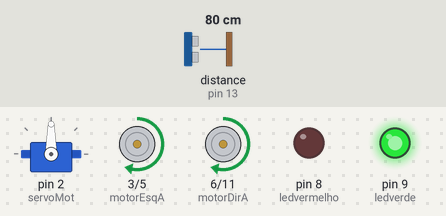
A sketch run on a simulated Arduino Uno, built with avr-gcc and run on an emulated ATmega328P. Parts: servo, motor-driver pin pairs drawn as motors (green arrow = first pin HIGH = forward, orange = second pin HIGH = backward, longer = more drive), output pins drawn as LEDs (lit = HIGH). The inputs (shaded band) are chosen by the test bench; at power-on: distance to the obstacle (sensor on pin 13) 80 cm. The echo pulse lasts 58.3 µs per cm.

Above: at 1.2 s.
1.3 s: distance to the obstacle (sensor on pin 13) set to 16 cm
2.8 s: distance to the obstacle (sensor on pin 13) set to 13 cm
At 3.6 s:
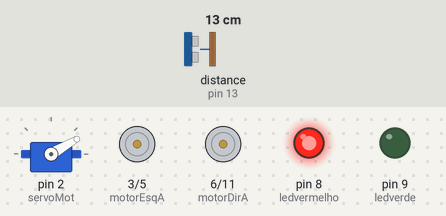
5.8 s: distance to the obstacle (sensor on pin 13) set to 18 cm
At 6.7 s:
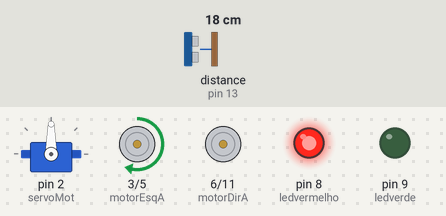
8.4 s: distance to the obstacle (sensor on pin 13) set to 2 cm
At 10.2 s:
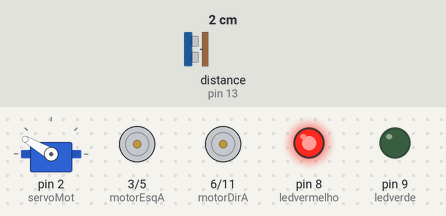
Timing chart, 0 to 12.4 s (numbered marks = the images above; inputs shaded):
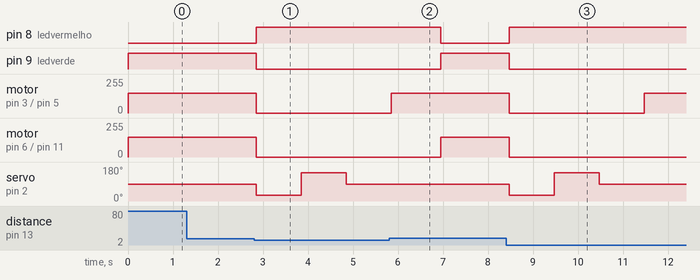

Measured:
- the behaviour switches between 15 and 14 cm on distance to the obstacle (sensor on pin 13) (found by bisection; images 0 and 1)
- after the input at 1.3 s, every drawn part: stays the same
- after the input at 2.8 s, pin 8 (ledvermelho): LOW → HIGH at once; pin 9 (ledverde): HIGH → LOW at once; motor on pin 3 (motorEsqA) / pin 5 (motorEsqB), motor on pin 6 (motorDirA) / pin 11 (motorDirB): forward 150/255 → stopped at once; servo on pin 2 (servoMot): 90° → 30° at once, → 150° 1.0 s later, → 90° 1.0 s later
- after the input at 5.8 s, pin 8 (ledvermelho): HIGH → LOW after 1.1 s; pin 9 (ledverde): LOW → HIGH after 1.1 s
- after the input at 8.4 s, pin 8 (ledvermelho): LOW → HIGH after 0.07 s; pin 9 (ledverde): HIGH → LOW after 0.07 s

The sketch:

RoboCar.ino
```cpp
#include <Servo.h>
#include <NewPing.h>

Servo servoMot;

int trigPin = 12;
int echoPin = 13;
int MAX_DISTANCE = 15;

NewPing sonar(trigPin, echoPin, MAX_DISTANCE);

int anguloServo = 90;
int deltaAngulo = 60;

int motorEsqA = 3;
int motorEsqB = 5;
int motorDirA = 6;
int motorDirB = 11;

int velocidadeMotor = 150;

int ledverde = 9;
int ledvermelho = 8;

void setup() {
  servoMot.attach(2);

  pinMode(motorEsqA, OUTPUT);
  pinMode(motorEsqB, OUTPUT);
  pinMode(motorDirA, OUTPUT);
  pinMode(motorDirB, OUTPUT);

  pinMode(ledverde, OUTPUT);
  pinMode(ledvermelho, OUTPUT);

  servoMot.write(anguloServo);
}

void loop() {
  float distancia = sonar.ping_cm();

  if (distancia > 0 && distancia < MAX_DISTANCE) {
    pararMotores();
    digitalWrite(ledverde, LOW);
    digitalWrite(ledvermelho, HIGH);

    // Movimento do servo motor para os dois lados e verificação de obstáculos
    servoMot.write(anguloServo - deltaAngulo); // Girar para a esquerda
    delay(1000);
    float distanciaEsquerda = sonar.ping_cm(); // Verificar distância à esquerda

    servoMot.write(anguloServo + deltaAngulo); // Girar para a direita
    delay(1000);
    float distanciaDireita = sonar.ping_cm(); // Verificar distância à direita

    servoMot.write(anguloServo); // Retornar ao centro
    delay(1000);

    // Decisão baseada nas distâncias dos lados
    if (distanciaEsquerda > 0 && distanciaEsquerda < MAX_DISTANCE) {
      virarDireita(); // Obstáculo à esquerda, desviar para a direita
    } else if (distanciaDireita > 0 && distanciaDireita < MAX_DISTANCE) {
      virarEsquerda(); // Obstáculo à direita, desviar para a esquerda
    } else {
      desviarObstaculo(); // Caso contrário, seguir lógica padrão de desvio
    }
  } else {
    moverFrente();
  }

  delay(100);
}

void moverFrente() {
  analogWrite(motorEsqA, velocidadeMotor);
  digitalWrite(motorEsqB, LOW);
  analogWrite(motorDirA, velocidadeMotor);
  digitalWrite(motorDirB, LOW);

  digitalWrite(ledverde, HIGH);
  digitalWrite(ledvermelho, LOW);
}

void virarDireita() {
  pararMotores();
  analogWrite(motorEsqA, velocidadeMotor);
  digitalWrite(motorEsqB, LOW);
  digitalWrite(motorDirA, LOW);
  digitalWrite(motorDirB, LOW);
  delay(1000);
}

void virarEsquerda() {
  pararMotores();
  digitalWrite(motorEsqA, LOW);
  digitalWrite(motorEsqB, LOW);
  analogWrite(motorDirA, velocidadeMotor);
  digitalWrite(motorDirB, LOW);
  delay(1000);
}

void desviarObstaculo() {
  pararMotores();
  digitalWrite(motorEsqB, LOW);
  analogWrite(motorEsqA, velocidadeMotor);
  digitalWrite(motorDirB, LOW);
  digitalWrite(motorDirA, LOW);
  delay(1000);
}

void pararMotores() {
  digitalWrite(motorEsqA, LOW);
  digitalWrite(motorEsqB, LOW);
  digitalWrite(motorDirA, LOW);
  digitalWrite(motorDirB, LOW);
}
```
